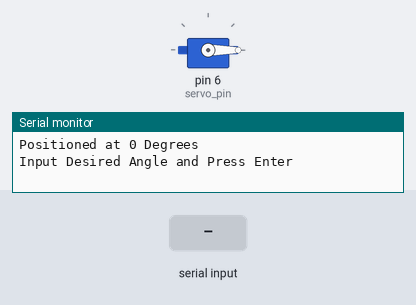
A sketch run on a simulated Arduino Uno, built with avr-gcc and run on an emulated ATmega328P. On the bench: servo, the last lines printed to the serial monitor. Inputs (shaded band) come from the test bench.

Above: at 1.2 s.
1.3 s: "90,45\n" received over Serial
At 2.5 s:
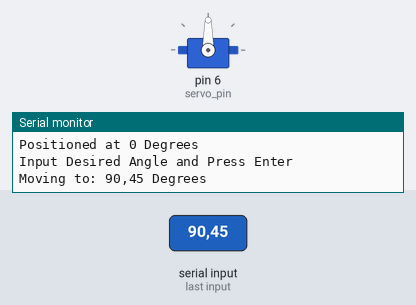
2.8 s: "200\n" received over Serial
At 4.1 s:
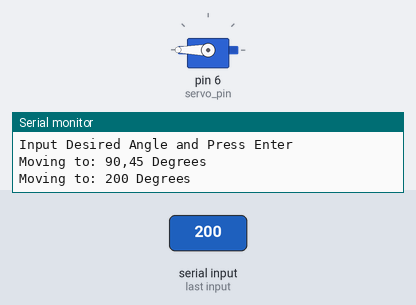
4.8 s: "30,150\n" received over Serial
At 5.6 s:
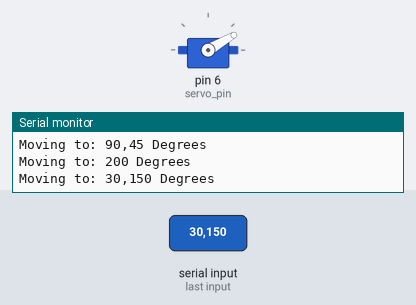
6.8 s: "90\n" received over Serial
At 8.4 s:
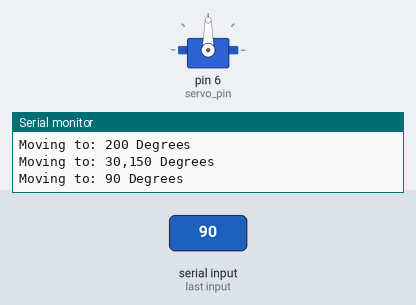
Timing chart, 0 to 9.8 s (numbered marks = the images above; inputs shaded):
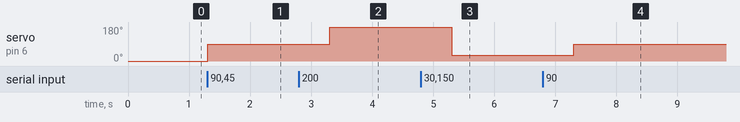

Measured:
- after the input at 1.3 s, servo on pin 6 (servo_pin): 0° → 90° at once
- after the input at 2.8 s, servo on pin 6 (servo_pin): 90° → 180° after 0.51 s
- after the input at 4.8 s, servo on pin 6 (servo_pin): 180° → 30° after 0.51 s
- after the input at 6.8 s, servo on pin 6 (servo_pin): 30° → 90° after 0.51 s

The sketch:

mg90.ino
```cpp
#include <Servo.h>

Servo servo_1; // servo controller (multiple can exist)

int servo_pin = 6; // PWM pin for servo control
int pos = 0;    // servo starting position

void setup() {
  servo_1.attach(servo_pin); // start servo control
  Serial.begin(9600); // start serial monitor
  servo_1.write(pos); // move servo to 0 degrees
  Serial.println("Positioned at 0 Degrees");
  Serial.println("Input Desired Angle and Press Enter");
}

void loop() {
  while (Serial.available()){
    String in_char = Serial.readStringUntil('\n'); // read until the newline
    Serial.print("Moving to: ");
    Serial.print(in_char);
    Serial.println(" Degrees");
    servo_1.write(in_char.toInt()); // convert angle and write servo
    //delay(in_char.toFloat()*(10.0/6.0)); // delay for maximum speed
    delay(2000);
   }
}
```
